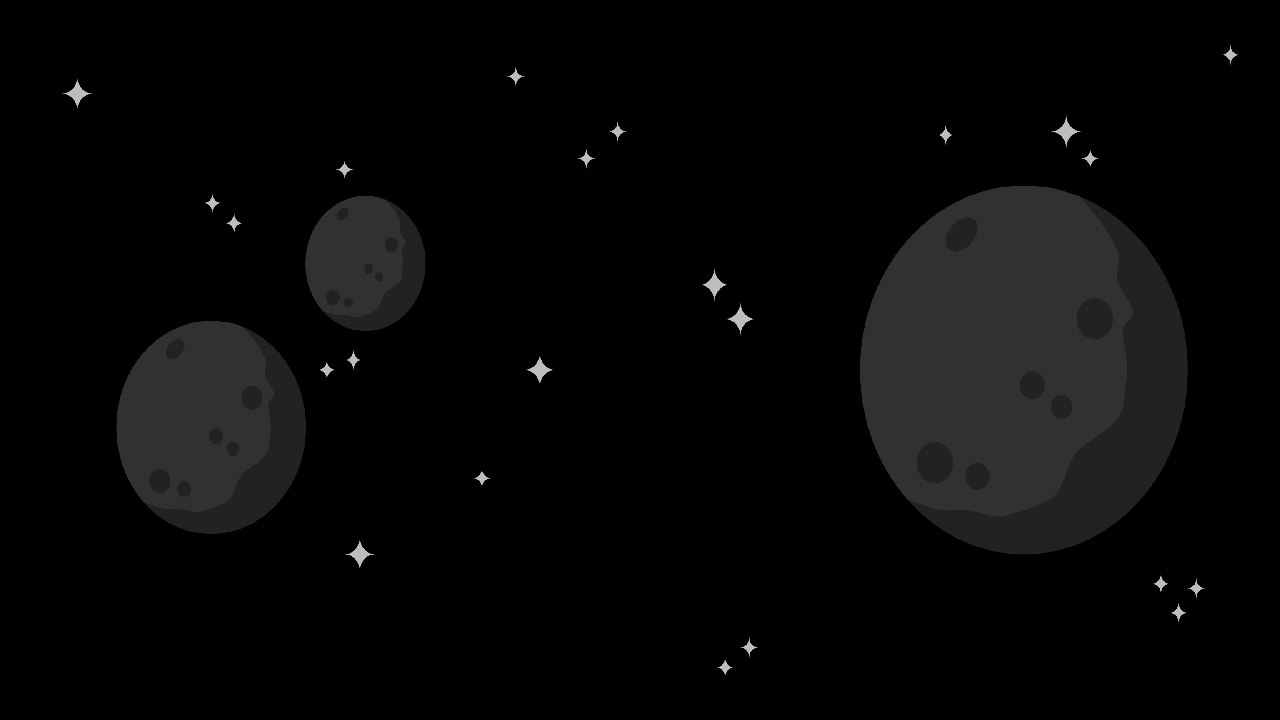

This game map was drawn from its Tiled (.tmx) file and the tilesets committed beside it. A one-line description and the trimmed map source follow:
An orthogonal 64x36 tile map with 20x20 px tiles, 1 tile layer (Calque de Tuiles 1).

<map version="1.10" tiledversion="1.11.0" orientation="orthogonal" renderorder="right-down" width="64" height="36" tilewidth="20" tileheight="20" infinite="0" nextlayerid="2" nextobjectid="1">
 <tileset firstgid="1" source="fullBackground.tsx" />
 <layer id="1" name="Calque de Tuiles 1" width="64" height="36">
  <data>[2304 cells, 2304 non-empty, 2304 distinct tile ids]</data>
 </layer>
</map>
